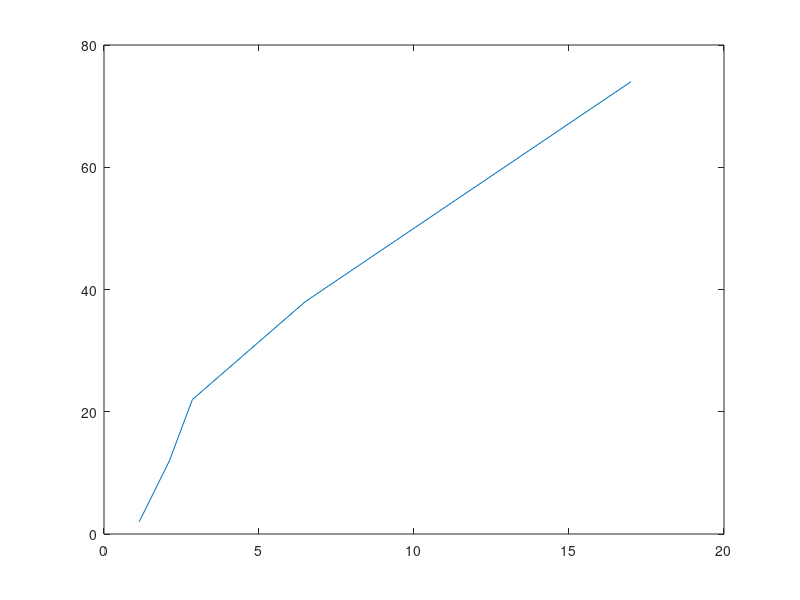

Source code (MATLAB):
function Exercise1_2

A_1 = [1 2; 2 1; -1 0];
A_2 = [1 2; 2 1; 1.8 -2];
A_3 = [1 2; 2 1; -2 -2];
A_4 = [1 2; 2 1; 2 -4];
A_5 = [1 2; 2 1; 3 -3];
cond_num = [cond(A_2'*A_2, 2) cond(A_5'*A_5, 2) cond(A_4'*A_4, 2) ...
            cond(A_1'*A_1, 2) cond(A_3'*A_3, 2)]
iter_num = [2 12 22 38 74];
plot(cond_num, iter_num)